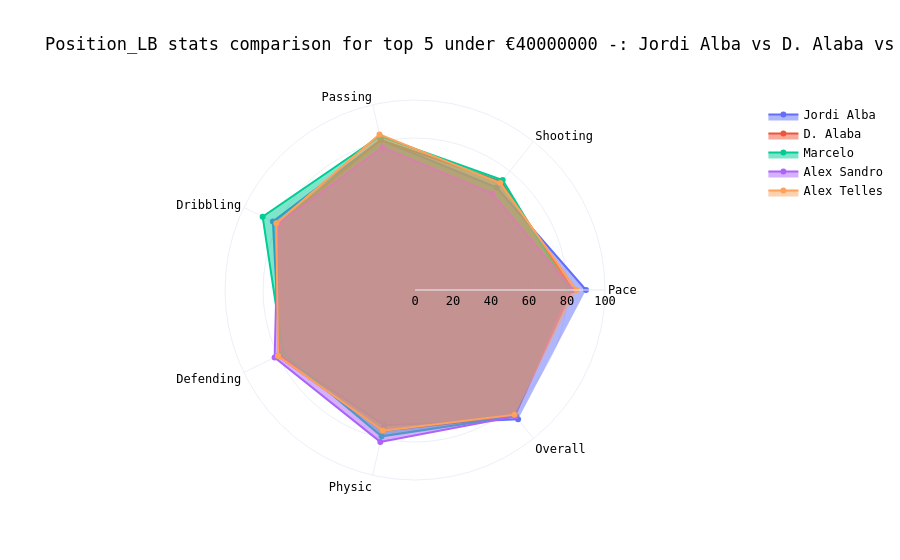

Notebook cell for this chart:
### Code cell
# Top 5 players in Left Back(LB) position under €40,000,000

position('lb', 40000000)

### Figure 1 — Plotly figure (JSON) as saved in the notebook; plotly's stock layout.template omitted (floating-point values rounded to 4 significant figures)
{"data": [{"fill": "toself", "name": "Jordi Alba", "r": [90, 69, 81, 83, 79, 73, 87], "theta": ["Pace", "Shooting", "Passing", "Dribbling", "Defending", "Physic", "Overall"], "type": "scatterpolar"}, {"fill": "toself", "name": "D. Alaba", "r": [83, 73, 81, 80, 80, 76, 85], "theta": ["Pace", "Shooting", "Passing", "Dribbling", "Defending", "Physic", "Overall"], "type": "scatterpolar"}, {"fill": "toself", "name": "Marcelo", "r": [81, 74, 83, 89, 77, 79, 85], "theta": ["Pace", "Shooting", "Passing", "Dribbling", "Defending", "Physic", "Overall"], "type": "scatterpolar"}, {"fill": "toself", "name": "Alex Sandro", "r": [83, 65, 77, 80, 82, 82, 85], "theta": ["Pace", "Shooting", "Passing", "Dribbling", "Defending", "Physic", "Overall"], "type": "scatterpolar"}, {"fill": "toself", "name": "Alex Telles", "r": [85, 72, 84, 81, 80, 76, 84], "theta": ["Pace", "Shooting", "Passing", "Dribbling", "Defending", "Physic", "Overall"], "type": "scatterpolar"}], "layout": {"font": {"color": "#000000", "family": "Cambria, monospace", "size": 12}, "polar": {"radialaxis": {"range": [0, 100], "visible": true}}, "showlegend": true, "title": {"text": "Position_LB stats comparison for top 5 under €40000000 -: Jordi Alba vs D. Alaba vs Marcelo vs Alex Sandro vs Alex Telles"}}}
